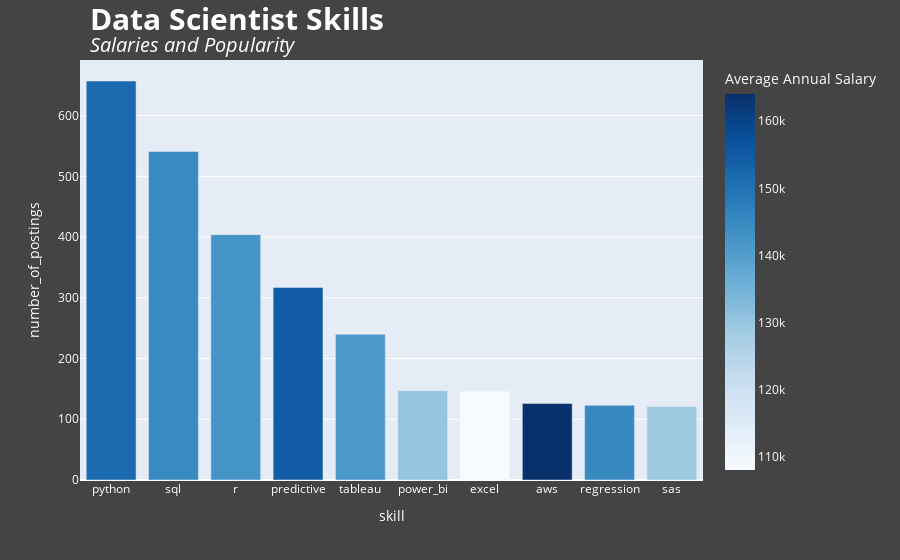

The cell this chart's notebook holds for it:
### Code cell
# Plot it
fig = px.bar(scientists_skills, x='skill', y='number_of_postings', color='avg_yearly_salary', color_continuous_scale='Blues')
fig.update_traces(hovertemplate='Skill: %{x} <br> \
Postings: %{y} <br> Average Annual salary: %{color}<extra></extra>')
fig.update_layout(
    title_text="<b style='font-size: 30px;'>Data Scientist Skills</b><br><i style='font-size: 20px;'>Salaries and Popularity</i>", 
    title_x=0.1, font_color="white",
    paper_bgcolor="#444444", 
    coloraxis_colorbar=dict(title="Average Annual Salary")
)
fig.show()

### Figure 1 — Plotly figure (JSON) as saved in the notebook; plotly's stock layout.template omitted (floating-point values rounded to 4 significant figures)
{"data": [{"alignmentgroup": "True", "hovertemplate": "Skill: %{x} <br> Postings: %{y} <br> Average Annual salary: %{color}<extra></extra>", "legendgroup": "", "marker": {"color": [151673, 144839, 142668, 154569, 141312, 130376, 108087, 164042, 145022, 129092], "coloraxis": "coloraxis", "pattern": {"shape": ""}}, "name": "", "offsetgroup": "", "orientation": "v", "showlegend": false, "textposition": "auto", "type": "bar", "x": ["python", "sql", "r", "predictive", "tableau", "power_bi", "excel", "aws", "regression", "sas"], "xaxis": "x", "y": [657, 541, 404, 317, 240, 147, 146, 126, 123, 121], "yaxis": "y"}], "layout": {"barmode": "relative", "coloraxis": {"colorbar": {"title": {"text": "Average Annual Salary"}}, "colorscale": [[0, "rgb(247,251,255)"], [0.125, "rgb(222,235,247)"], [0.25, "rgb(198,219,239)"], [0.375, "rgb(158,202,225)"], [0.5, "rgb(107,174,214)"], [0.625, "rgb(66,146,198)"], [0.75, "rgb(33,113,181)"], [0.875, "rgb(8,81,156)"], [1, "rgb(8,48,107)"]]}, "font": {"color": "white"}, "legend": {"tracegroupgap": 0}, "margin": {"t": 60}, "paper_bgcolor": "#444444", "title": {"text": "<b style='font-size: 30px;'>Data Scientist Skills</b><br><i style='font-size: 20px;'>Salaries and Popularity</i>", "x": 0.1}, "xaxis": {"anchor": "y", "domain": [0, 1], "title": {"text": "skill"}}, "yaxis": {"anchor": "x", "domain": [0, 1], "title": {"text": "number_of_postings"}}}}
